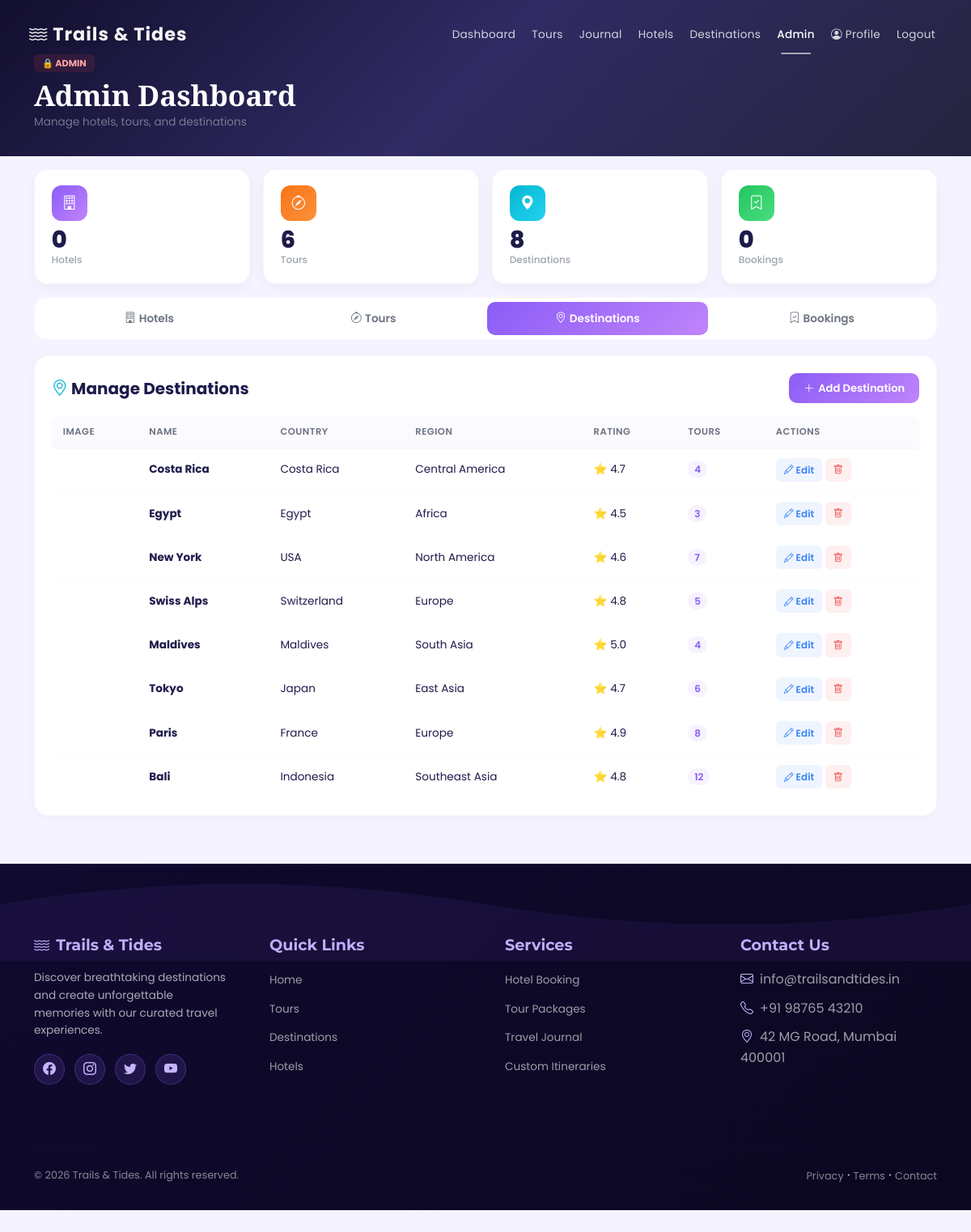
The page /admin.php?tab=destinations (signed in) on the database as committed earlier.
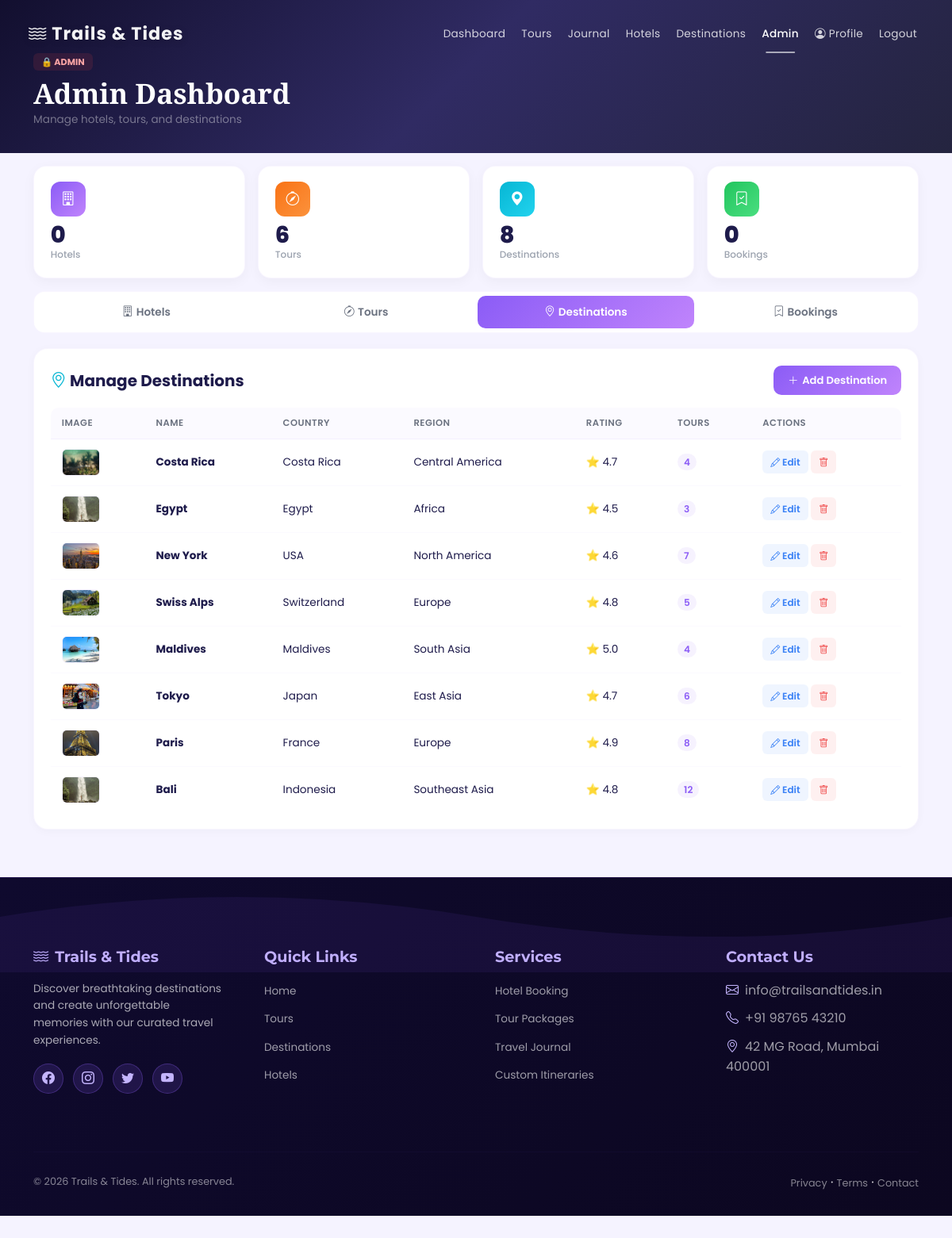
The same page on the database as committed later.
### tables this page shows
CREATE TABLE IF NOT EXISTS destinations (
    id INT AUTO_INCREMENT PRIMARY KEY,
    name VARCHAR(100) NOT NULL,
    country VARCHAR(100),
    region VARCHAR(50),
    description TEXT,
    weather VARCHAR(20),
    temperature INT,
    rating DECIMAL(2,1),
    tour_count INT DEFAULT 0,
    image_url VARCHAR(500),
    created_at TIMESTAMP DEFAULT CURRENT_TIMESTAMP
);

### admin.php (the view, shortened to what this page needs)
<?php
include 'includes/db.php';
$conn->query("CREATE TABLE IF NOT EXISTS hotels (
    id INT AUTO_INCREMENT PRIMARY KEY,
    name VARCHAR(200) NOT NULL,
    destination VARCHAR(100),
    description TEXT,
    price_per_night DECIMAL(12,2),
    original_price DECIMAL(12,2),
    rating DECIMAL(2,1) DEFAULT 4.5,
    image_url VARCHAR(500),
    created_at TIMESTAMP DEFAULT CURRENT_TIMESTAMP
)");
$hotels = $conn->query("SELECT * FROM hotels ORDER BY id DESC");
$tours  = $conn->query("SELECT * FROM tours ORDER BY id DESC");
$dests  = $conn->query("SELECT * FROM destinations ORDER BY id DESC");
$hotel_count = $hotels ? $hotels->num_rows : 0;
$tour_count  = $tours  ? $tours->num_rows  : 0;
$dest_count  = $dests  ? $dests->num_rows  : 0;
$booking_count = 0;
try {
    $bookings = $conn->query("SELECT b.*, u.name AS user_name, u.email AS user_email FROM bookings b JOIN users u ON b.user_id = u.id ORDER BY b.id DESC");
    $booking_count = $bookings ? $bookings->num_rows : 0;
} catch(Exception $e) {}
$active_tab = $_GET['tab'] ?? 'hotels';
?>
<?php include("includes/header.php"); ?>
<div class="admin-hero">
  <div class="container" style="position:relative; z-index:1;">
    <span style="background:rgba(239,68,68,0.12); color:#fca5a5; padding:3px 10px; border-radius:6px; font-size:0.7rem; font-weight:700;">🔒 ADMIN</span>
    <h1 style="font-family:'Playfair Display'; color:white; font-size:2.2rem; font-weight:800; margin:6px 0 2px;">Admin Dashboard</h1>
    <p style="color:rgba(255,255,255,0.4); font-size:0.85rem;">Manage hotels, tours, and destinations</p>
  </div>
</div>
<div style="background:#f5f3ff; padding:0 0 2.5rem;">
  <div class="container">
    <div class="admin-stats">
      <div class="row g-3">
        <?php
        $stats = [
          ['Hotels', $hotel_count, '#8b5cf6,#c084fc', 'bi-building'],
          ['Tours', $tour_count, '#f97316,#fb923c', 'bi-compass'],
          ['Destinations', $dest_count, '#06b6d4,#22d3ee', 'bi-geo-alt-fill'],
          ['Bookings', $booking_count, '#22c55e,#4ade80', 'bi-bookmark-check'],
        ];
        foreach($stats as $s): ?>
        <div class="col-6 col-md-3">
          <div class="admin-stat">
            <div class="admin-stat-icon" style="background:linear-gradient(135deg,<?= $s[2] ?>);"><i class="bi <?= $s[3] ?>"></i></div>
            <div class="admin-stat-num"><?= $s[1] ?></div>
            <div class="admin-stat-label"><?= $s[0] ?></div>
          </div>
        </div>
        <?php endforeach; ?>
      </div>
    </div>
    <div class="admin-tabs mt-3">
      <a href="admin.php?tab=hotels" class="admin-tab <?= $active_tab=='hotels'?'active':'' ?>"><i class="bi bi-building me-1"></i>Hotels</a>
      <a href="admin.php?tab=tours" class="admin-tab <?= $active_tab=='tours'?'active':'' ?>"><i class="bi bi-compass me-1"></i>Tours</a>
      <a href="admin.php?tab=destinations" class="admin-tab <?= $active_tab=='destinations'?'active':'' ?>"><i class="bi bi-geo-alt me-1"></i>Destinations</a>
      <a href="admin.php?tab=bookings" class="admin-tab <?= $active_tab=='bookings'?'active':'' ?>"><i class="bi bi-bookmark-check me-1"></i>Bookings</a>
    </div>
    <div class="tab-panel <?= $active_tab=='destinations'?'active':'' ?>">
      <div class="admin-card">
        <div style="display:flex; justify-content:space-between; align-items:center; margin-bottom:1rem;">
          <h5 style="color:#1e1b4b; font-weight:700; margin:0;"><i class="bi bi-geo-alt" style="color:#06b6d4;"></i> Manage Destinations</h5>
          <button class="btn-admin-add" onclick="openModal('destModal','add')"><i class="bi bi-plus-lg"></i> Add Destination</button>
        </div>
        <?php if($dest_count > 0): ?>
        <div style="overflow-x:auto;">
          <table class="admin-table">
            <thead><tr><th>Image</th><th>Name</th><th>Country</th><th>Region</th><th>Rating</th><th>Tours</th><th>Actions</th></tr></thead>
            <tbody>
            <?php $dests->data_seek(0); while($d = $dests->fetch_assoc()): ?>
              <tr>
                <td><?php if($d['image_url']): ?><img src="<?= htmlspecialchars($d['image_url']) ?>" class="img-thumb" alt="" onerror="this.style.display='none'"><?php else: ?>—<?php endif; ?></td>
                <td><strong><?= htmlspecialchars($d['name']) ?></strong></td>
                <td><?= htmlspecialchars($d['country']) ?></td>
                <td><?= htmlspecialchars($d['region'] ?? '') ?></td>
                <td>⭐ <?= $d['rating'] ?></td>
                <td><span style="background:rgba(139,92,246,0.08); color:#8b5cf6; padding:2px 8px; border-radius:12px; font-size:0.75rem; font-weight:600;"><?= $d['tour_count'] ?></span></td>
                <td style="white-space:nowrap;">
                  <button class="btn-edit" onclick='editDest(<?= json_encode($d) ?>)'><i class="bi bi-pencil"></i> Edit</button>
                  <a href="admin.php?tab=destinations&delete_destination=<?= $d['id'] ?>" class="btn-delete" onclick="return confirm('Delete?')"><i class="bi bi-trash"></i></a>
                </td>
              </tr>
            <?php endwhile; ?>
            </tbody>
          </table>
        </div>
        <?php else: ?>
        <div class="empty-state"><i class="bi bi-geo-alt"></i><p>No destinations yet.</p></div>
        <?php endif; ?>
      </div>
    </div>
  </div>
</div>
<?php include("includes/footer.php"); ?>

### includes/header.php (shortened to what this page needs)
<!DOCTYPE html>
<html lang="en">
<head>
    <link href="https://cdn.jsdelivr.net/npm/bootstrap@5.3.2/dist/css/bootstrap.min.css" rel="stylesheet">
    <link href="https://cdn.jsdelivr.net/npm/bootstrap-icons@1.11.0/font/bootstrap-icons.css" rel="stylesheet">
    <link href="https://cdnjs.cloudflare.com/ajax/libs/aos/2.3.4/aos.css" rel="stylesheet">
    <link rel="stylesheet" href="assets/css/style.css">
</head>
<body>
<nav class="navbar navbar-expand-lg navbar-dark fixed-top glass-nav px-4" id="mainNavbar">
    <div class="container-fluid">
        <a class="navbar-brand fw-bold brand-logo" href="index.php">
            <i class="bi bi-water"></i> Trails & Tides
        </a>
        <div class="collapse navbar-collapse" id="navmenu">
            <ul class="navbar-nav ms-auto gap-1">
<?php if(isset($_SESSION['user'])): ?>
                <li class="nav-item"><a class="nav-link" href="dashboard.php">Dashboard</a></li>
                <li class="nav-item"><a class="nav-link" href="tours.php">Tours</a></li>
                <li class="nav-item"><a class="nav-link" href="journal.php">Journal</a></li>
                <li class="nav-item"><a class="nav-link" href="hotels.php">Hotels</a></li>
                <li class="nav-item"><a class="nav-link" href="destinations.php">Destinations</a></li>
<?php if(isset($_SESSION['user']['role']) && $_SESSION['user']['role'] == 'admin'): ?>
                <li class="nav-item"><a class="nav-link" href="admin.php">Admin</a></li>
<?php endif; ?>
                <li class="nav-item"><a class="nav-link" href="profile.php"><i class="bi bi-person-circle"></i> Profile</a></li>
                <li class="nav-item"><a class="nav-link" href="auth/logout.php">Logout</a></li>
<?php endif; ?>
            </ul>
        </div>
    </div>
</nav>

### includes/footer.php (shortened to what this page needs)
<footer class="modern-footer">
    <div class="footer-wave">
        <svg viewBox="0 0 1200 120" preserveAspectRatio="none">
            <path d="M0,50 Q300,0 600,50 T1200,50 L1200,120 L0,120 Z" fill="rgba(139, 92, 246, 0.08)"></path>
        </svg>
    </div>
    <div class="container">
        <div class="row g-5 py-5">
            <div class="col-md-3" data-aos="fade-up" data-aos-delay="100">
                <h5 class="footer-title"><i class="bi bi-water me-2"></i>Trails & Tides</h5>
                <p class="footer-text">Discover breathtaking destinations and create unforgettable memories with our curated travel experiences.</p>
                <div class="social-icons">
                    <a href="#" class="social-icon"><i class="bi bi-facebook"></i></a>
                    <a href="#" class="social-icon"><i class="bi bi-instagram"></i></a>
                    <a href="#" class="social-icon"><i class="bi bi-twitter"></i></a>
                    <a href="#" class="social-icon"><i class="bi bi-youtube"></i></a>
                </div>
            </div>
            <div class="col-md-3" data-aos="fade-up" data-aos-delay="200">
                <h5 class="footer-title">Quick Links</h5>
                <ul class="footer-links">
                    <li><a href="index.php">Home</a></li>
                    <li><a href="tours.php">Tours</a></li>
                    <li><a href="destinations.php">Destinations</a></li>
                    <li><a href="hotels.php">Hotels</a></li>
                </ul>
            </div>
            <div class="col-md-3" data-aos="fade-up" data-aos-delay="300">
                <h5 class="footer-title">Services</h5>
                <ul class="footer-links">
                    <li><a href="#">Hotel Booking</a></li>
                    <li><a href="#">Tour Packages</a></li>
                    <li><a href="#">Travel Journal</a></li>
                    <li><a href="#">Custom Itineraries</a></li>
                </ul>
            </div>
            <div class="col-md-3" data-aos="fade-up" data-aos-delay="400">
                <h5 class="footer-title">Contact Us</h5>
                <ul class="footer-links">
                    <li style="color: rgba(255,255,255,0.6);"><i class="bi bi-envelope me-2" style="color: #c4b5fd;"></i>info@trailsandtides.in</li>
                    <li style="color: rgba(255,255,255,0.6);"><i class="bi bi-telephone me-2" style="color: #c4b5fd;"></i>+91 98765 43210</li>
                    <li style="color: rgba(255,255,255,0.6);"><i class="bi bi-geo-alt me-2" style="color: #c4b5fd;"></i>42 MG Road, Mumbai 400001</li>
                </ul>
            </div>
        </div>
        <hr class="footer-divider">
        <div class="row align-items-center">
            <div class="col-md-6"><p class="footer-copyright">© 2026 Trails & Tides. All rights reserved.</p></div>
            <div class="col-md-6 text-end">
                <a href="#" class="footer-link-sm">Privacy</a> ·
                <a href="#" class="footer-link-sm">Terms</a> ·
                <a href="#" class="footer-link-sm">Contact</a>
            </div>
        </div>
    </div>
</footer>
</body>
</html>

### assets/css/style.css (style rules this page uses)
* { margin: 0; padding: 0; box-sizing: border-box; }
:root { --primary: #8b5cf6; --primary-light: #a78bfa; --primary-lighter: #c4b5fd; --primary-dark: #7c3aed; --primary-glow: rgba(139, 92, 246, 0.15); --secondary: #c084fc; --accent: #f97316; --accent-warm: #fb923c; --teal: #06b6d4; --indigo: #6366f1; --dark: #1e1b4b; --darker: #0f0a2e; --surface: rgba(255, 255, 255, 0.75); --surface-hover: rgba(255, 255, 255, 0.9); --surface-glass: rgba(255, 255, 255, 0.12); --surface-glass-hover: rgba(255, 255, 255, 0.2); --text: #1e1b4b; --text-muted: #6b7280; --text-light: #9ca3af; --lavender-bg: #f5f3ff; --lavender-light: #faf5ff; --border: rgba(139, 92, 246, 0.15); --border-glass: rgba(255, 255, 255, 0.2); --border-hover: rgba(139, 92, 246, 0.35); --shadow-sm: 0 1px 3px rgba(0, 0, 0, 0.05); --shadow-md: 0 4px 16px rgba(0, 0, 0, 0.08); --shadow-lg: 0 20px 50px rgba(0, 0, 0, 0.12); --shadow-glow: 0 8px 32px rgba(139, 92, 246, 0.2); --shadow-glow-lg: 0 16px 48px rgba(139, 92, 246, 0.25); --radius-sm: 10px; --radius-md: 16px; --radius-lg: 20px; --radius-xl: 28px; }
html { scroll-behavior: smooth; }
body { font-family: 'Poppins', sans-serif; background: var(--lavender-bg); color: var(--text); overflow-x: hidden; line-height: 1.6; }
.glass-nav { background: transparent !important; backdrop-filter: none; border-bottom: 1px solid transparent; transition: all 0.5s cubic-bezier(0.4, 0, 0.2, 1); padding-top: 1.25rem !important; padding-bottom: 1.25rem !important; box-shadow: none; }
.brand-logo { font-size: 1.4rem; font-weight: 700; color: rgba(255, 255, 255, 0.95) !important; -webkit-text-fill-color: rgba(255, 255, 255, 0.95); background: none; -webkit-background-clip: unset; background-clip: unset; letter-spacing: 1px; text-shadow: 0 2px 10px rgba(0, 0, 0, 0.2); }
.nav-link { font-weight: 400; color: rgba(255, 255, 255, 0.8) !important; transition: all 0.3s ease; position: relative; font-size: 0.85rem; letter-spacing: 0.3px; }
.nav-link::after { content: ''; position: absolute; bottom: -5px; left: 50%; transform: translateX(-50%); width: 0; height: 2px; background: rgba(255, 255, 255, 0.6); transition: width 0.3s ease; border-radius: 2px; }
.nav-link.active { color: rgba(255, 255, 255, 1) !important; font-weight: 500; }
.nav-link.active::after { width: 60%; }
.modern-footer { background: linear-gradient(135deg, var(--darker), #0c0720); color: rgba(255, 255, 255, 0.85); position: relative; margin-top: 0; padding-top: 40px; padding-bottom: 30px; border-top: 1px solid rgba(139, 92, 246, 0.2); }
.footer-wave { position: absolute; top: -1px; left: 0; width: 100%; overflow: hidden; }
.footer-wave svg { display: block; width: 100%; height: auto; }
.footer-title { font-family: 'Montserrat', sans-serif; font-size: 1.2rem; font-weight: 700; margin-bottom: 18px; color: var(--primary-lighter); }
.footer-text { color: rgba(255, 255, 255, 0.65); font-size: 0.85rem; margin-bottom: 18px; }
.social-icons { display: flex; gap: 12px; }
.social-icon { width: 38px; height: 38px; border-radius: 50%; background: rgba(139, 92, 246, 0.15); border: 1px solid rgba(139, 92, 246, 0.3); display: flex; align-items: center; justify-content: center; color: var(--primary-lighter); transition: all 0.3s ease; text-decoration: none; }
.footer-links { list-style: none; padding-left: 0; margin: 0; }
.footer-links li { margin-bottom: 10px; }
.footer-links a { color: rgba(255, 255, 255, 0.6); text-decoration: none; transition: all 0.3s ease; font-size: 0.85rem; }
.footer-divider { border-color: rgba(139, 92, 246, 0.15); margin: 25px 0; }
.footer-copyright { color: rgba(255, 255, 255, 0.5); font-size: 0.8rem; margin: 0; }
.footer-link-sm { color: rgba(255, 255, 255, 0.5); text-decoration: none; font-size: 0.8rem; transition: all 0.3s ease; }

Rows that differ between the two databases and show on the page:
changed destinations "Costa Rica": image_url: picture added
changed destinations "Egypt": image_url: picture added
changed destinations "New York": image_url: picture added
changed destinations "Swiss Alps": image_url: picture added
changed destinations "Maldives": image_url: picture added
changed destinations "Tokyo": image_url: picture added
changed destinations "Paris": image_url: picture added
changed destinations "Bali": image_url: picture added
